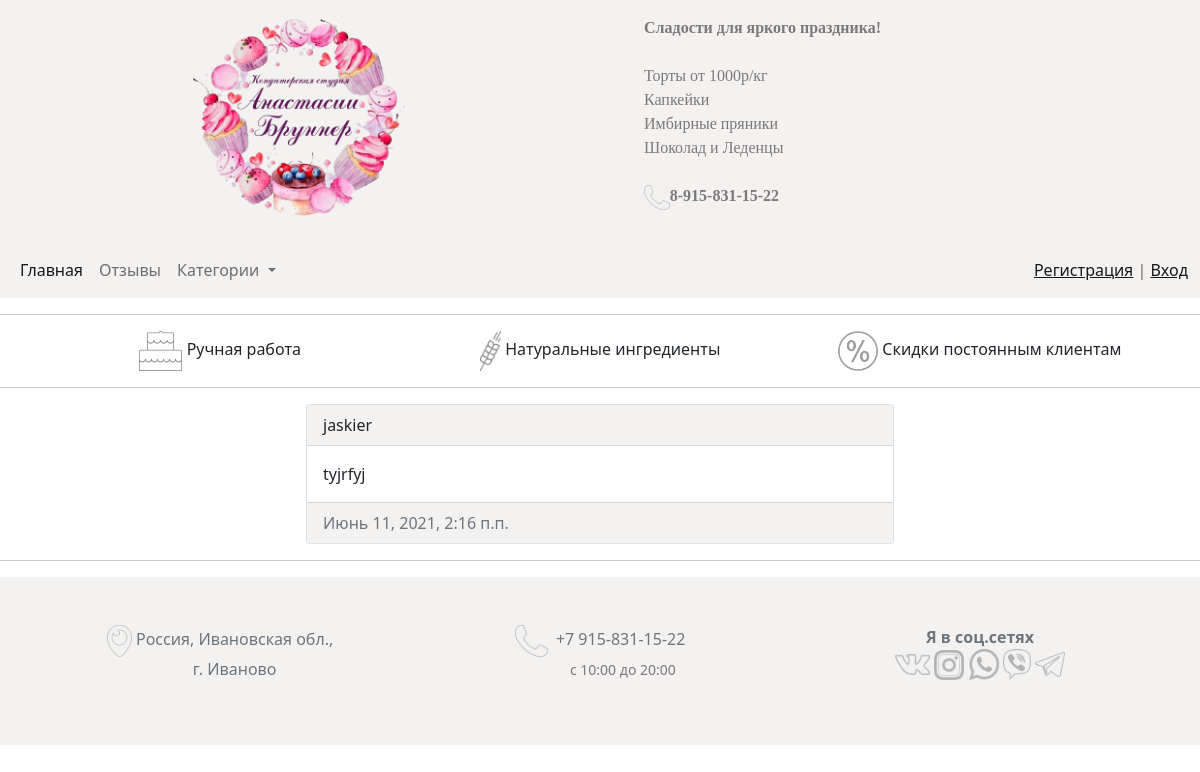
The page /comments/9/ on the database its author committed.
### comments/models.py (models this page shows, shortened)
class Comment(models.Model):
    text = models.TextField(verbose_name='Текст отзыва')
    created_at = models.DateTimeField(auto_now_add=True, verbose_name='Дата создания')
    author = models.ForeignKey(User, on_delete=models.CASCADE, verbose_name='Автор')
    class Meta:
        verbose_name = 'Комментарий'
        verbose_name_plural = 'Комментарии'
        ordering = ['-created_at']

### comments/views.py (the view)
# urls.py: path('<int:pk>/', CommentDetailView.as_view(), name='comment_detail'),
class CommentDetailView(DetailView):
    model = Comment
    context_object_name = 'comment'

### sweets/models.py (called while the page is built)
    def get_absolute_url(self):
        return reverse('cake_by_category', kwargs={'category_id': self.pk})

### sweets/templatetags/menu.py (called while the page is built)
@register.inclusion_tag('sweets/menu_tpl.html')
def menu_category(menu_class='menu'):
    categories = Category.objects.all()
    return {'categories': categories, 'menu_class': menu_class}

### comments/templates/comments/comment_detail.html (shortened to what this page needs)
{% extends 'sweets/base.html' %}
{% block nav %}
    {% include 'sweets/menu.html' %}
{% endblock %}
{% block content %}
    <div class="row row-cols-sm-4">
        <div class="col-sm-6 offset-sm-3">
            <div class="card">
                <div class="card-header" id="header-color">
                    {{ comment.author }}
                </div>
                <div class="card-body">
                    <p class="card-text">{{ comment.text }}</p>
                </div>
                <div class="card-footer text-muted" id="header-color">
                    {{ comment.created_at }}
                </div>
            </div>
        </div>
    </div>
{% endblock %}

### sweets/static/css/style.css (style rules this page uses)
#header-color { background: #F4F2F1; }

### rows shown on the page
Comment: author "jaskier", text "tyjrfyj", created_at "Июнь 11, 2021, 2:16 п.п."
